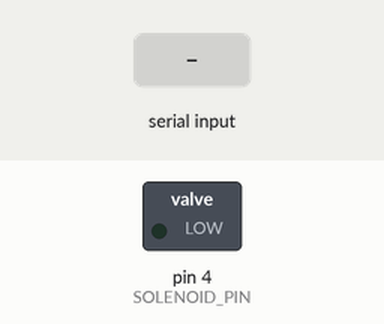
This sketch was run on a simulated Arduino Uno, built with avr-gcc and run on an emulated ATmega328P. On the bench: switched loads named in the sketch (green lamp = pin HIGH). Inputs (shaded band) come from the test bench.

Above: at 1.2 s.
1.3 s: "1" received over Serial
At 2.5 s:
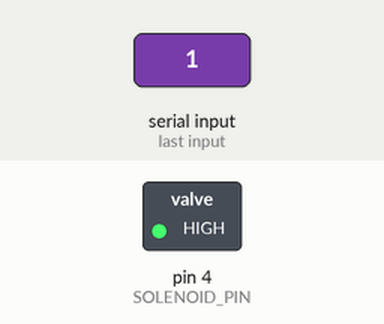
2.8 s: "0" received over Serial
At 3.8 s:
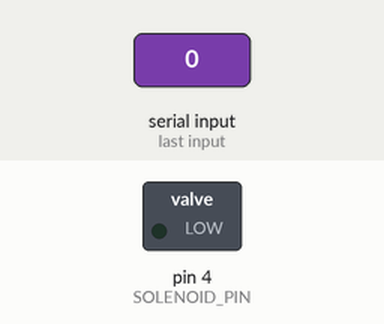
Timing chart, 0 to 5.8 s (numbered marks = the images above; inputs shaded):
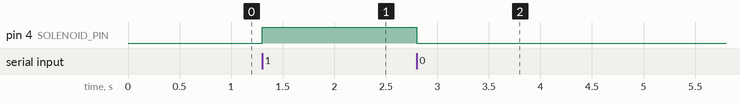

Measured:
- after the input at 1.3 s, pin 4 (SOLENOID_PIN): LOW → HIGH at once
- after the input at 2.8 s, pin 4 (SOLENOID_PIN): HIGH → LOW at once

The sketch:

haptic-mouse.ino
```cpp
#define SOLENOID_PIN 4

void setup() {
  pinMode(SOLENOID_PIN, OUTPUT);
  Serial.begin(115200);
}

long int ontime;

void loop() {
//  if(ontime + 1000 < millis()) {
//    digitalWrite(SOLENOID_PIN, LOW);
//  }
  int val = Serial.read();
  if(val < 0)
    return;
  if(val == '1') {
    digitalWrite(SOLENOID_PIN, HIGH);
    ontime = millis();
  }
  else if(val == '0') {
    digitalWrite(SOLENOID_PIN, LOW);
  }
}
```
